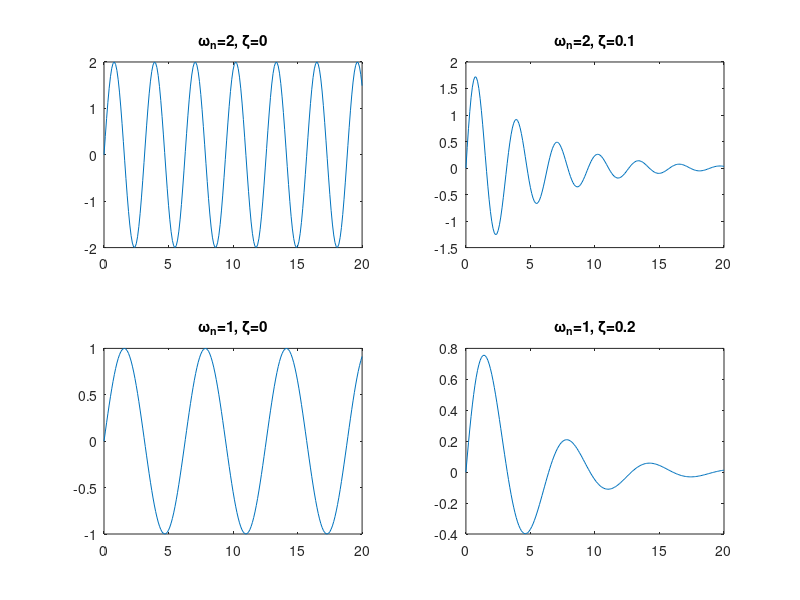

Here is the MATLAB script that generated this plot:
% Chapter 5: The Performance of Feedback Control Systems

% MP5.3

%

w1=2; z1=0;

w2=2; z2=0.1;

w3=1; z3=0;

w4=1; z4=0.2;

t=[0:0.1:20];

%

num1=[w1^2]; den1=[1 2*z1*w1 w1^2]; sys1=tf(num1,den1);

[y1,T1]=impulse(sys1,t);

%

num2=[w2^2]; den2=[1 2*z2*w2 w2^2]; sys2=tf(num2,den2);

[y2,T2]=impulse(sys2,t);

%

num3=[w3^2]; den3=[1 2*z3*w3 w3^2]; sys3=tf(num3,den3);

[y3,T3]=impulse(sys3,t);

%

num4=[w4^2]; den4=[1 2*z4*w4 w4^2]; sys4=tf(num4,den4);

[y4,T4]=impulse(sys4,t);

%

clf

%

subplot(221),plot(T1,y1),title('\omega_n=2, \zeta=0')

subplot(222),plot(T2,y2),title('\omega_n=2, \zeta=0.1')

subplot(223),plot(T3,y3),title('\omega_n=1, \zeta=0')

subplot(224),plot(T4,y4),title('\omega_n=1, \zeta=0.2')
